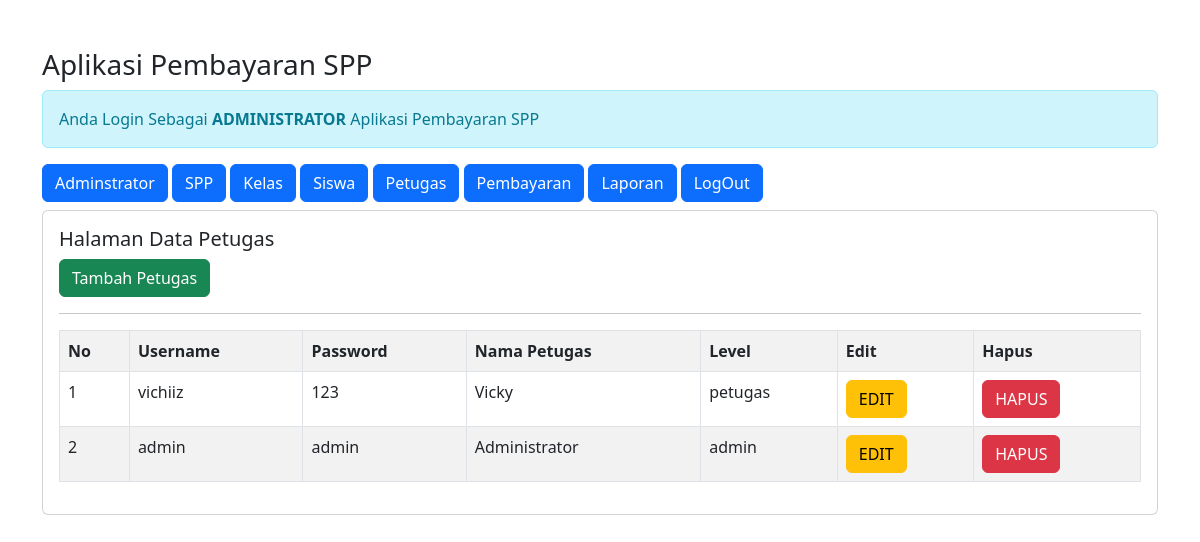
Page /admin/admin.php?url=petugas (signed in) on the committed database.
### tables this page shows
CREATE TABLE `petugas` (
  `id_petugas` int(11) NOT NULL,
  `username` varchar(25) NOT NULL,
  `password` varchar(32) NOT NULL,
  `nama_petugas` varchar(35) NOT NULL,
  `level` enum('admin','petugas') NOT NULL
);

### admin/petugas.php (the view)
<h5>Halaman Data Petugas</h5>
<a href="?url=tambah-petugas" class="btn btn-success">Tambah Petugas</a>
<hr>
<table class="table table-striped table-bordered">
    <tr class="fw-bold">
        <td>No</td>
        <td>Username</td>
        <td>Password</td>
        <td>Nama Petugas</td>
        <td>Level</td>
        <td>Edit</td>
        <td>Hapus</td>
    </tr>
    <?php
    include'../koneksi.php';
    $no = 1;
    $sql = "SELECT*FROM petugas ORDER BY id_petugas DESC";
    $query = mysqli_query($koneksi, $sql);
    foreach($query as $data){?>
    <tr>
        <td><?= $no++; ?></td>
        <td><?= $data['username'] ?></td>
        <td><?= $data['password'] ?></td>
        <td><?= $data['nama_petugas'] ?></td>
        <td><?= $data['level'] ?></td>
        <td>
            <a onclick="return confirm('Apakah anda yakin Mengubah Data')"
                href="?url=edit-petugas&id_petugas=<?= $data['id_petugas'] ?>" class='btn btn-warning'>EDIT</a>
        </td>
        <td>
            <a onclick="return confirm('Apakah anda yakin Menghapus Data')"
                href="?url=hapus-petugas&id_petugas=<?= $data['id_petugas'] ?>" class='btn btn-danger'>HAPUS</a>
        </td>
    </tr>
    <?php } ?>
</table>

### rows in the picture
petugas: username "vichiiz", password "123", nama_petugas "Vicky", level "petugas"
petugas: username "admin", password "admin", nama_petugas "Administrator", level "admin"
